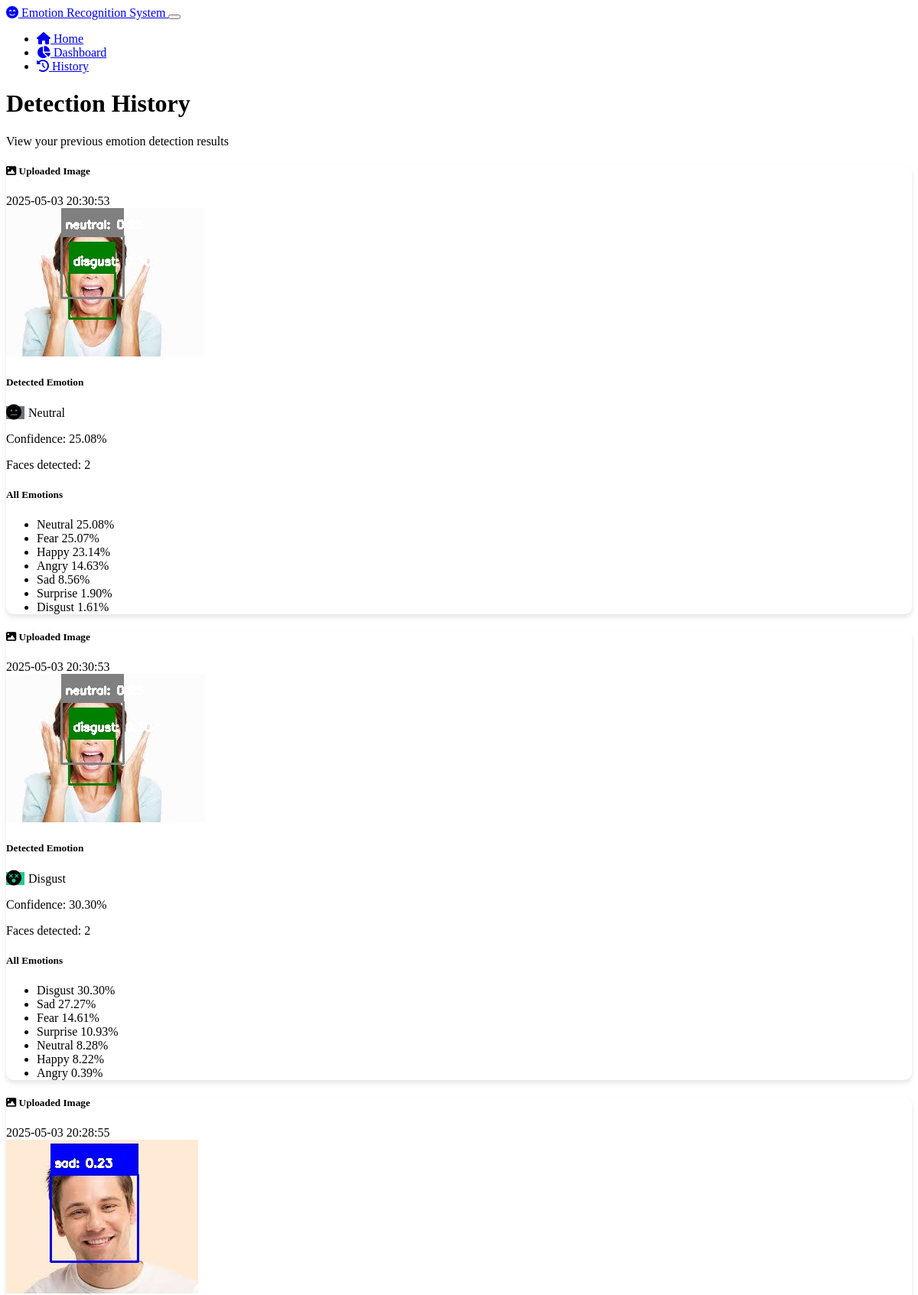
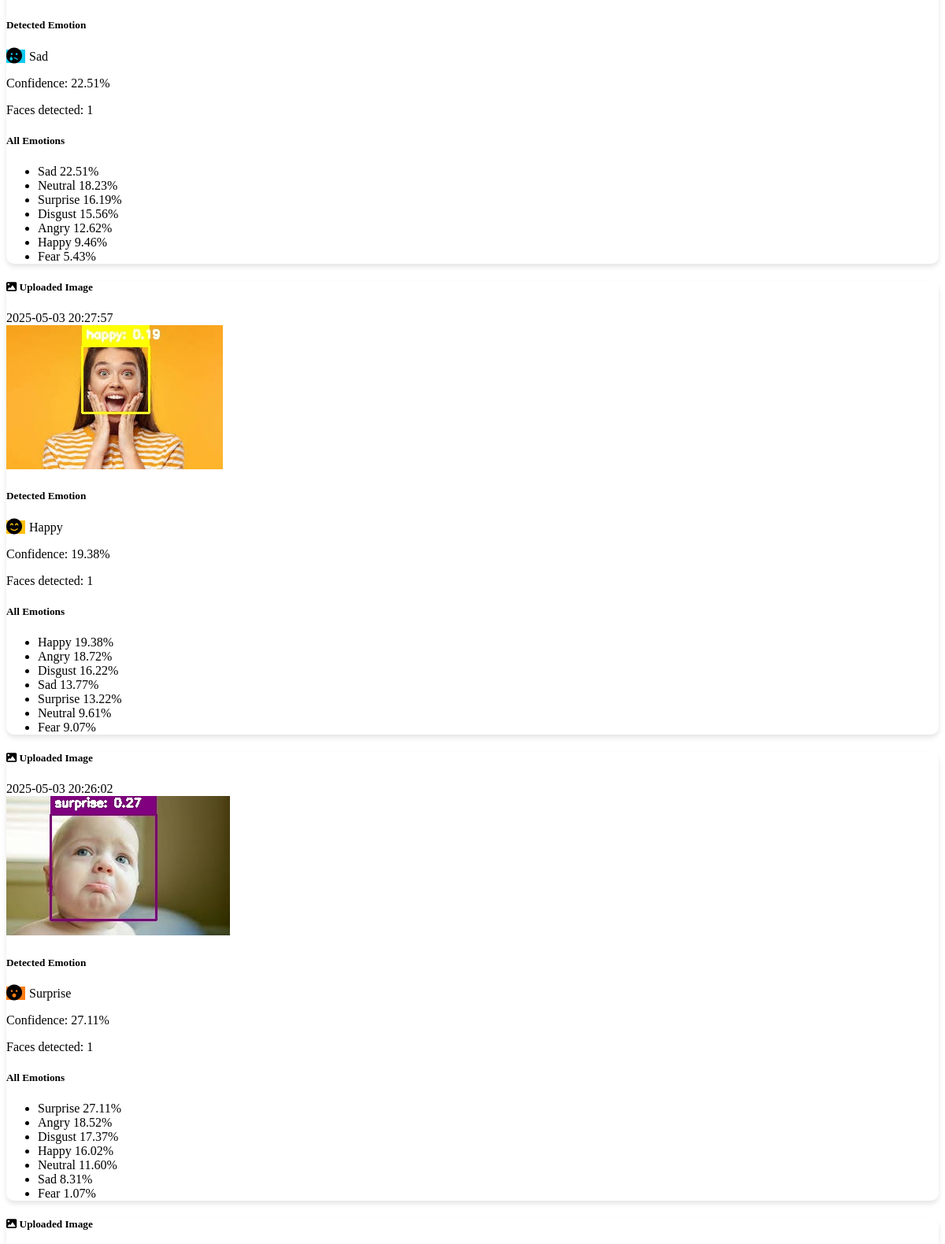
The app's page /history (upper part) with its own data (2 pictures, top to bottom).
### models.py (models this page shows, shortened)
class EmotionResult(db.Model):
    id = db.Column(db.Integer, primary_key=True)
    timestamp = db.Column(db.DateTime, default=datetime.utcnow)
    filename = db.Column(db.String(255))
    source_type = db.Column(db.String(20))  # 'upload' or 'webcam'
    emotions_json = db.Column(db.Text)
    @property
    def emotions(self):
        if self.emotions_json:
            return json.loads(self.emotions_json)
        return {}
    dominant_emotion = db.Column(db.String(50))
    confidence = db.Column(db.Float)
    faces_detected = db.Column(db.Integer, default=0)

### routes.py (the view)
@app.route('/history')
def history():
    page = request.args.get('page', 1, type=int)
    per_page = 10
    results = EmotionResult.query.order_by(EmotionResult.timestamp.desc()).paginate(
        page=page, per_page=per_page, error_out=False)
    return render_template('history.html', results=results)

### templates/history.html (shortened to what this page needs)
{% extends 'layout.html' %}
{% block content %}
<div class="row mb-4">
    <div class="col-md-12">
        <h1 class="display-5">Detection History</h1>
        <p class="lead">View your previous emotion detection results</p>
    </div>
</div>
{% if results.items %}
    <div class="row">
        {% for result in results.items %}
            <div class="col-md-6 mb-4">
                <div class="card emotion-card">
                    <div class="card-header {% if result.source_type == 'upload' %}bg-primary{% else %}bg-success{% endif %} text-white">
                        <div class="d-flex justify-content-between align-items-center">
                            <h5 class="mb-0">
                                {% if result.source_type == 'upload' %}
                                    <i class="fas fa-image me-2"></i> Uploaded Image
                                {% else %}
                                    <i class="fas fa-video me-2"></i> Webcam Capture
                                {% endif %}
                            </h5>
                            <span class="badge bg-light text-dark">{{ result.timestamp.strftime('%Y-%m-%d %H:%M:%S') }}</span>
                        </div>
                    </div>
                    <div class="card-body">
                        {% if result.filename %}
                            <div class="text-center mb-4">
                                <img src="{{ url_for('uploaded_file', filename=result.filename) }}"
                                     alt="Detection result"
                                     class="img-fluid rounded"
                                     style="max-height: 300px;">
                            </div>
                        {% endif %}
                        <div class="row">
                            <div class="col-md-6">
                                <h5>Detected Emotion</h5>
                                <div class="d-flex align-items-center mb-3">
                                    <span class="badge emotion-badge p-2 me-2
                                        {% if result.dominant_emotion == 'angry' %}emotion-angry
                                        {% elif result.dominant_emotion == 'disgust' %}emotion-disgust
                                        {% elif result.dominant_emotion == 'fear' %}emotion-fear
                                        {% elif result.dominant_emotion == 'happy' %}emotion-happy
                                        {% elif result.dominant_emotion == 'sad' %}emotion-sad
                                        {% elif result.dominant_emotion == 'surprise' %}emotion-surprise
                                        {% else %}emotion-neutral{% endif %}">
                                        <i class="fas
                                            {% if result.dominant_emotion == 'angry' %}fa-angry
                                            {% elif result.dominant_emotion == 'disgust' %}fa-dizzy
                                            {% elif result.dominant_emotion == 'fear' %}fa-grimace
                                            {% elif result.dominant_emotion == 'happy' %}fa-smile-beam
                                            {% elif result.dominant_emotion == 'sad' %}fa-sad-tear
                                            {% elif result.dominant_emotion == 'surprise' %}fa-surprise
                                            {% else %}fa-meh{% endif %} fa-lg"></i>
                                    </span>
                                    <span class="fs-5">{{ result.dominant_emotion|capitalize }}</span>
                                </div>
                                <p>Confidence: <span class="fw-bold">{{ "%.2f"|format(result.confidence * 100) }}%</span></p>
                                <p>Faces detected: <span class="badge bg-secondary">{{ result.faces_detected }}</span></p>
                            </div>
                            <div class="col-md-6">
                                <h5>All Emotions</h5>
                                <ul class="list-group">
                                    {% for emotion, score in result.emotions.items()|sort(reverse=True, attribute='1') %}
                                        <li class="list-group-item d-flex justify-content-between align-items-center
                                            {% if emotion == result.dominant_emotion %}active{% endif %}">
                                            {{ emotion|capitalize }}
                                            <span class="badge bg-primary rounded-pill">{{ "%.2f"|format(score * 100) }}%</span>
                                        </li>
                                    {% endfor %}
                                </ul>
                            </div>
                        </div>
                    </div>
                </div>
            </div>
        {% endfor %}
    </div>
{% endif %}
{% endblock %}

### templates/layout.html (shortened to what this page needs)
<!DOCTYPE html>
<html lang="en" data-bs-theme="dark">
<head>
    <link rel="stylesheet" href="https://cdn.replit.com/agent/bootstrap-agent-dark-theme.min.css">
    <link rel="stylesheet" href="https://cdnjs.cloudflare.com/ajax/libs/font-awesome/6.0.0/css/all.min.css">
    <link rel="stylesheet" href="{{ url_for('static', filename='css/custom.css') }}">
</head>
<body>
    <nav class="navbar navbar-expand-lg navbar-dark bg-dark">
        <div class="container">
            <a class="navbar-brand" href="{{ url_for('index') }}">
                <i class="fas fa-smile-beam me-2"></i>
                Emotion Recognition System
            </a>
            <button class="navbar-toggler" type="button" data-bs-toggle="collapse" data-bs-target="#navbarNav"
                    aria-controls="navbarNav" aria-expanded="false" aria-label="Toggle navigation">
            </button>
            <div class="collapse navbar-collapse" id="navbarNav">
                <ul class="navbar-nav ms-auto">
                    <li class="nav-item">
                        <a class="nav-link {% if request.path == '/' %}active{% endif %}" href="{{ url_for('index') }}">
                            <i class="fas fa-home me-1"></i> Home
                        </a>
                    </li>
                    <li class="nav-item">
                        <a class="nav-link {% if request.path == '/dashboard' %}active{% endif %}" href="{{ url_for('dashboard') }}">
                            <i class="fas fa-chart-pie me-1"></i> Dashboard
                        </a>
                    </li>
                    <li class="nav-item">
                        <a class="nav-link {% if request.path == '/history' %}active{% endif %}" href="{{ url_for('history') }}">
                            <i class="fas fa-history me-1"></i> History
                        </a>
                    </li>
                </ul>
            </div>
        </div>
    </nav>
    <main class="container my-4">
        {% block content %}{% endblock %}
    </main>
</body>
</html>

### static/css/custom.css (style rules this page uses)
.emotion-card { border-radius: 10px; box-shadow: 0 4px 6px rgba(0, 0, 0, 0.1); transition: transform 0.3s, box-shadow 0.3s; }
.emotion-badge { margin-right: 5px; margin-bottom: 5px; }
.emotion-disgust { background-color: #20c997; }
.emotion-happy { background-color: #ffc107; color: #000; }
.emotion-sad { background-color: #0dcaf0; }
.emotion-surprise { background-color: #fd7e14; }
.emotion-neutral { background-color: #6c757d; }

### records on screen
EmotionResult: source_type "upload" (drawn), timestamp "2025-05-03 20:30:53", filename (picture), dominant_emotion "Neutral", result.confidence*100 "25.08", faces_detected "2", emotions "Neutral" "Fear" "Happy" "Angry" "Sad" "Surprise" "Disgust", score "25.08" "25.07" "23.14" "14.63" "8.56" "1.90" "1.61"
EmotionResult: source_type "upload" (drawn), timestamp "2025-05-03 20:30:53", filename (picture), dominant_emotion "Disgust", result.confidence*100 "30.30", faces_detected "2", emotions "Disgust" "Sad" "Fear" "Surprise" "Neutral" "Happy" "Angry", score "30.30" "27.27" "14.61" "10.93" "8.28" "8.22" "0.39"
EmotionResult: source_type "upload" (drawn), timestamp "2025-05-03 20:28:55", filename (picture), dominant_emotion "Sad", result.confidence*100 "22.51", faces_detected "1", emotions "Sad" "Neutral" "Surprise" "Disgust" "Angry" "Happy" "Fear", score "22.51" "18.23" "16.19" "15.56" "12.62" "9.46" "5.43"
EmotionResult: source_type "upload" (drawn), timestamp "2025-05-03 20:27:57", filename (picture), dominant_emotion "Happy", result.confidence*100 "19.38", faces_detected "1", emotions "Happy" "Angry" "Disgust" "Sad" "Surprise" "Neutral" "Fear", score "19.38" "18.72" "16.22" "13.77" "13.22" "9.61" "9.07"
EmotionResult: source_type "upload" (drawn), timestamp "2025-05-03 20:26:02", filename (picture), dominant_emotion "Surprise", result.confidence*100 "27.11", faces_detected "1", emotions "Surprise" "Angry" "Disgust" "Happy" "Neutral" "Sad" "Fear", score "27.11" "18.52" "17.37" "16.02" "11.60" "8.31" "1.07"
EmotionResult: source_type "upload" (drawn)
